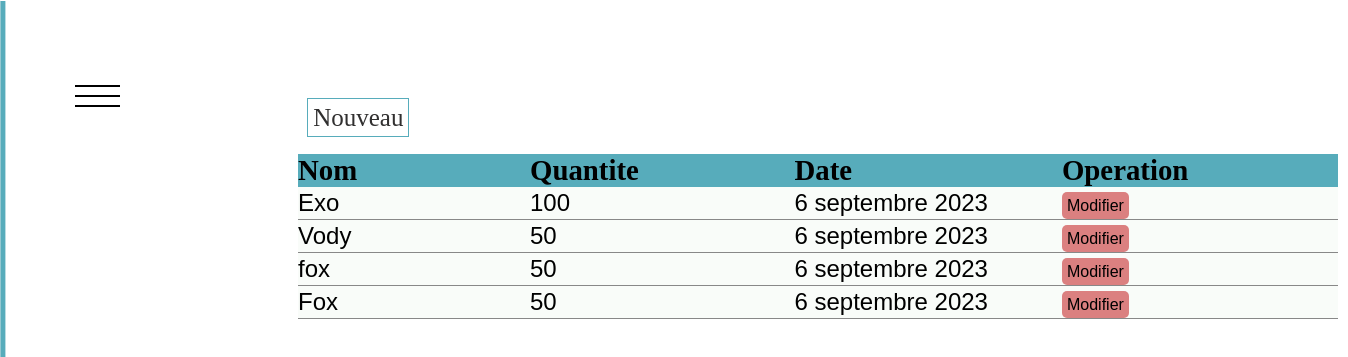
Screenshot of /entree with the database file from the repository.
### management_App/models.py (models this page shows, shortened)
class Article(models.Model):
    class Meta:
        verbose_name="Article"
        verbose_name_plural="Articles"
    nom=models.CharField(max_length=50, unique=True,verbose_name="Article")
    prixAchat=models.IntegerField(default=0,verbose_name="Prix d'achat")
    prixVente=models.IntegerField(default=0,verbose_name="Prix de vente")
    tauxTva=models.FloatField(default=0,null=True,verbose_name="Tva")
    date=models.DateField(auto_now_add=True)# la date d'enregistrement
    quantiteEntree=models.IntegerField(default=0,verbose_name="Quantite")
    categorie=models.ManyToManyField(Categorie,verbose_name="Categorie")

### management_App/views.py (the view)
# urls.py: path('entree',Entrees,name="entrees"),
def Entrees(request):
    entrees=Article.objects.all()
    return render(request,'app_files/entree.html',context={'entrees':entrees})#a revoir pour que le programme agisse selon les attante

### management_App/templates/app_Files/entree.html (shortened to what this page needs)
{% extends 'app_Files/article.html'%}
{%block content%}
    <section>
        <div class="ajoutArticle">
            <a href="{% url 'formulaireArticle'%}">Nouveau</a>
       </div>
        <div class="entreeArticle">
            <table>
                <thead>
                    <tr>
                        <th>Nom</th>
                        <th>Quantite</th>
                        <th>Date</th>
                        <th>Operation</th>
                    </tr>
                </thead>
                <tbody>{%for article in entrees %}
                    <tr>
                        <td>{{article.nom}}</td>
                        <td>{{article.quantiteEntree}}</td>
                        <td>{{article.date}}</td>
                        <td><a href="{% url 'ModificationEntree' article.id%}" class="gererArticle" >Modifier</a>
                            </tr>
                </tbody>
                {%endfor%}
            </table>
        </div>
    </section>
    {%endblock%}

### management_App/static/css/style.css (style rules this page uses)
* { margin: 0; padding: 0; border-radius: 0; }
body { background-color: #fff; }
.ajoutArticle { position: absolute; top: 6.5rem; left: 19.2rem; font-size: 25px; }
.ajoutArticle a { text-decoration: none; color: rgb(49, 48, 48); height: 3rem; width: 5rem; background-color: white; border: 1px solid; border-color: rgb(87, 172, 187); padding: 5px; }
.entreeArticle { width: 50vw; margin-left: 18rem; margin-top: 9rem; padding: 10px; background-color: white; }
table { font-family: Arial, Helvetica, sans-serif; border-collapse: collapse; width: 65rem; }
table tr th { font-size: 1.8rem; width: 35rem; height: 1.5rem; text-align: left; background-color: rgb(87, 172, 187); font-family: serif,sens-serif,arial; }
td a { text-decoration: none; color: black; }
table td { height: 2rem; font-size: 1.5rem; background-color:rgba(249, 252, 249, 1.4); border-bottom: 1px solid rgb(136, 136, 136); }
tbody > tr { background-color:rgba(249, 252, 249, 1.4); }
.gererArticle { width: 1.5rem; height: 4%; background-color: #db8080; font-size: 1rem; border-radius: 5px; padding: 5px; margin-right: 5px; margin-bottom: 5px; }
::placeholder { text-align: center; }

### rows the page displays
Article: nom "Exo", quantiteEntree "100", date "6 septembre 2023"
Article: nom "Vody", quantiteEntree "50", date "6 septembre 2023"
Article: nom "fox", quantiteEntree "50", date "6 septembre 2023"
Article: nom "Fox", quantiteEntree "50", date "6 septembre 2023"
